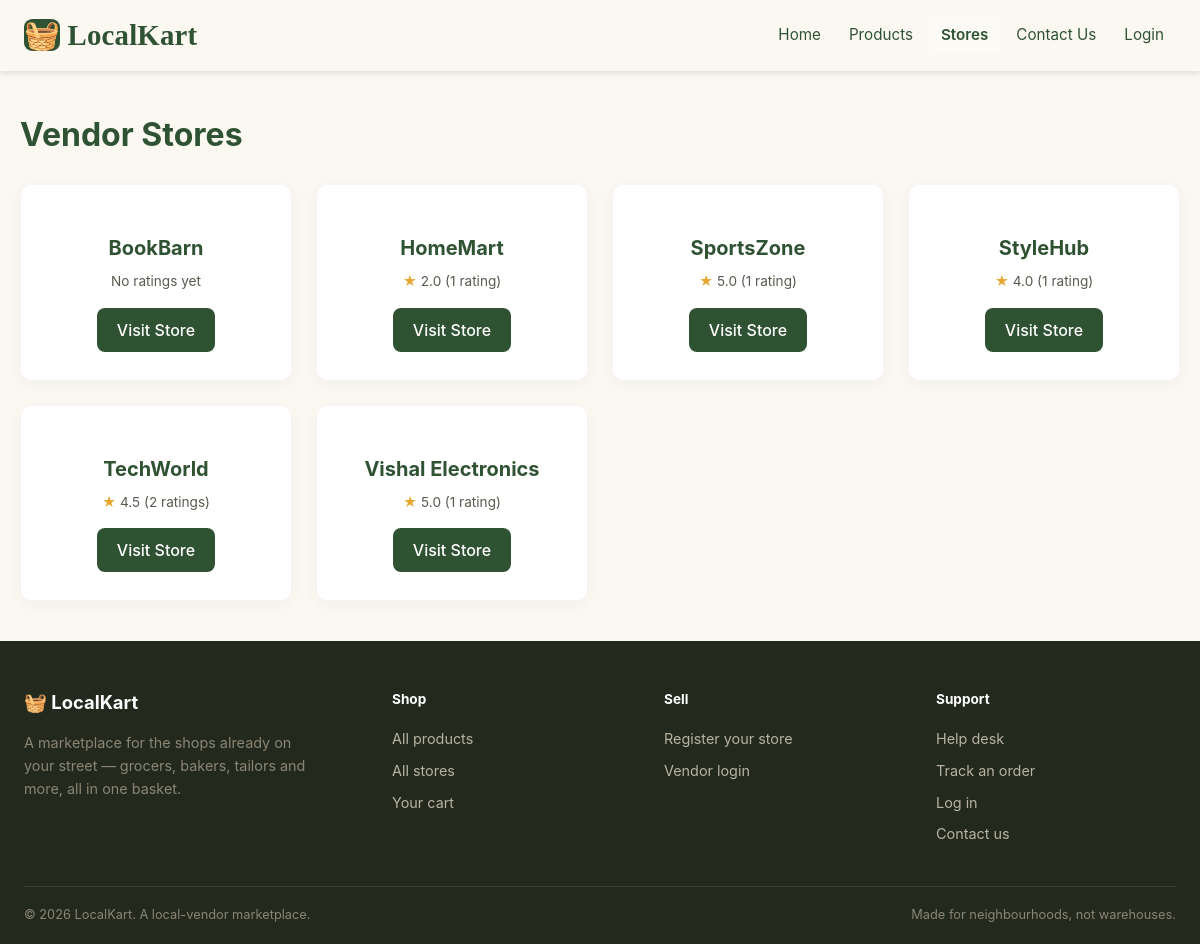
Screenshot of /stores.php with the database file from the repository.
### tables this page shows
CREATE TABLE IF NOT EXISTS vendors (
    id INT AUTO_INCREMENT PRIMARY KEY,
    user_id INT NOT NULL,
    store_name VARCHAR(100) NOT NULL,
    address TEXT,
    verified BOOLEAN DEFAULT FALSE,
    FOREIGN KEY (user_id) REFERENCES users(id) ON DELETE CASCADE
);

### stores.php (the view, shortened to what this page needs)
<?php
require_once 'config.php';
$stores = [];
$ratingsByVendor = [];
try {
    $stmt = $pdo->query("SELECT id, store_name FROM vendors ORDER BY store_name ASC");
    $stores = $stmt->fetchAll(PDO::FETCH_ASSOC);
    $ratingsByVendor = $pdo->query(
        "SELECT vendor_id, ROUND(AVG(rating), 1) AS avg_rating, COUNT(*) AS total
         FROM vendor_ratings
         GROUP BY vendor_id"
    )->fetchAll(PDO::FETCH_UNIQUE);
} catch (PDOException $e) {
    $error = "Failed to load stores.";
}
?>
<!DOCTYPE html>
<html lang="en">
<head>
</head>
<body>
    <?php include 'partials/header.php'; ?>
    <div class="container">
        <h1>Vendor Stores</h1>
        <div class="store-grid">
            <?php if (!empty($stores)): ?>
                <?php foreach ($stores as $store): ?>
                    <?php $rating = $ratingsByVendor[$store['id']] ?? null; ?>
                    <div class="store">
                        <h3><?= htmlspecialchars($store['store_name']) ?></h3>
                        <div class="store-rating">
                            <?php if ($rating): ?>
                                <span class="star">★</span> <?= $rating['avg_rating'] ?>
                                (<?= $rating['total'] ?> rating<?= $rating['total'] == 1 ? '' : 's' ?>)
                            <?php else: ?>
                                No ratings yet
                            <?php endif; ?>
                        </div>
                        <a href="store.php?id=<?= $store['id'] ?>" class="btn">Visit Store</a>
                    </div>
                <?php endforeach; ?>
            <?php else: ?>
                <p style="color:red;"><?= $error ?? 'No stores available.' ?></p>
            <?php endif; ?>
        </div>
    </div>
    <?php include 'partials/footer.php'; ?>
</body>
</html>

### stores.php (style rules this page uses)
body { font-family: -apple-system, BlinkMacSystemFont, 'Segoe UI', Roboto, Arial, sans-serif; background: #FBF8F1; margin: 0; color: #333; line-height: 1.5; }
.container { max-width: 1200px; margin: 40px auto; padding: 0 20px; }
h1 { color: #2F5233; margin-bottom: 25px; font-size: 2rem; }
.store-grid { display: grid; grid-template-columns: repeat(auto-fit, minmax(260px, 1fr)); gap: 24px; }
.store { background: white; padding: 28px 20px; border-radius: 12px; border: 1px solid rgba(0, 0, 0, 0.04); box-shadow: 0 4px 16px rgba(0, 0, 0, 0.04); text-align: center; transition: transform 0.2s ease, box-shadow 0.2s ease; }
.store h3 { color: #2F5233; margin-bottom: 16px; font-size: 1.25rem; }
.store-rating { color: #565C4E; font-size: 0.85rem; margin: -8px 0 16px; }
.store-rating .star { color: #E7A62F; }
.btn { display: inline-block; padding: 10px 20px; background: #2F5233; color: white; text-decoration: none; border-radius: 8px; font-weight: 500; transition: background 0.2s, transform 0.15s, box-shadow 0.2s; }

### rows the page displays
vendors: store_name "BookBarn", shows "No ratings yet"
vendors: store_name "HomeMart", avg_rating "2.0", total "1"
vendors: store_name "SportsZone", avg_rating "5.0", total "1"
vendors: store_name "StyleHub", avg_rating "4.0", total "1"
vendors: store_name "TechWorld", avg_rating "4.5", total "2"
vendors: store_name "Vishal Electronics", avg_rating "5.0", total "1"
